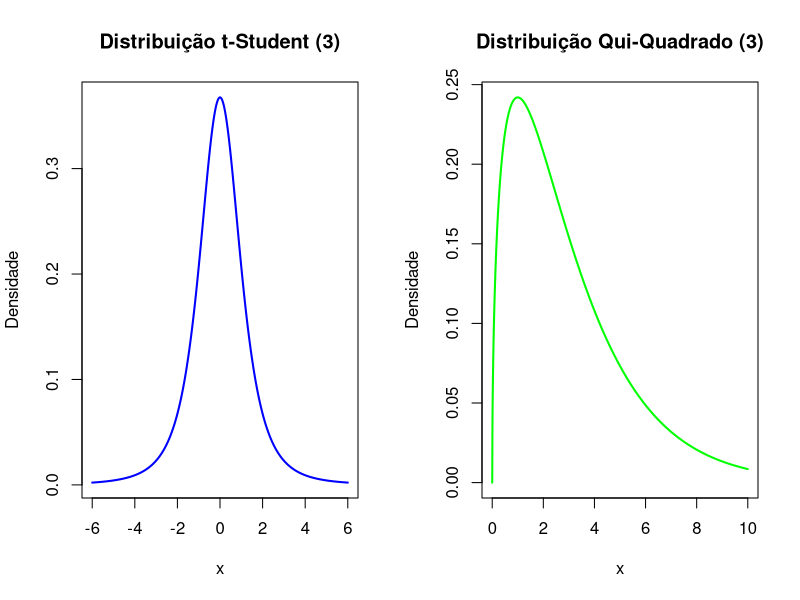

Source code (R):
## ---- chunk 1
# Definindo os valores para o eixo x1 e x2
x1 <- seq(-6, 6, length.out = 1000)
x2 <- seq(0, 10, length.out = 1000)

# Graus de liberdade para a distribuição t-Student e qui-quadrado
df_t <- 3
df_chi <- 3

# Calculando os valores de densidade das distribuições
densidade_t <- dt(x1, df = df_t)
densidade_chi <- dchisq(x2, df = df_chi)

# Configurando o layout da plotagem
par(mfrow = c(1, 2))

# Plotando a distribuição t-Student
plot(x1, densidade_t, type = "l", lwd = 2, col = "blue", 
     main = "Distribuição t-Student (3)",
     xlab = "x", ylab = "Densidade")

# Plotando a distribuição qui-quadrado
plot(x2, densidade_chi, type = "l", lwd = 2, col = "green", 
     main = "Distribuição Qui-Quadrado (3)",
     xlab = "x", ylab = "Densidade")


